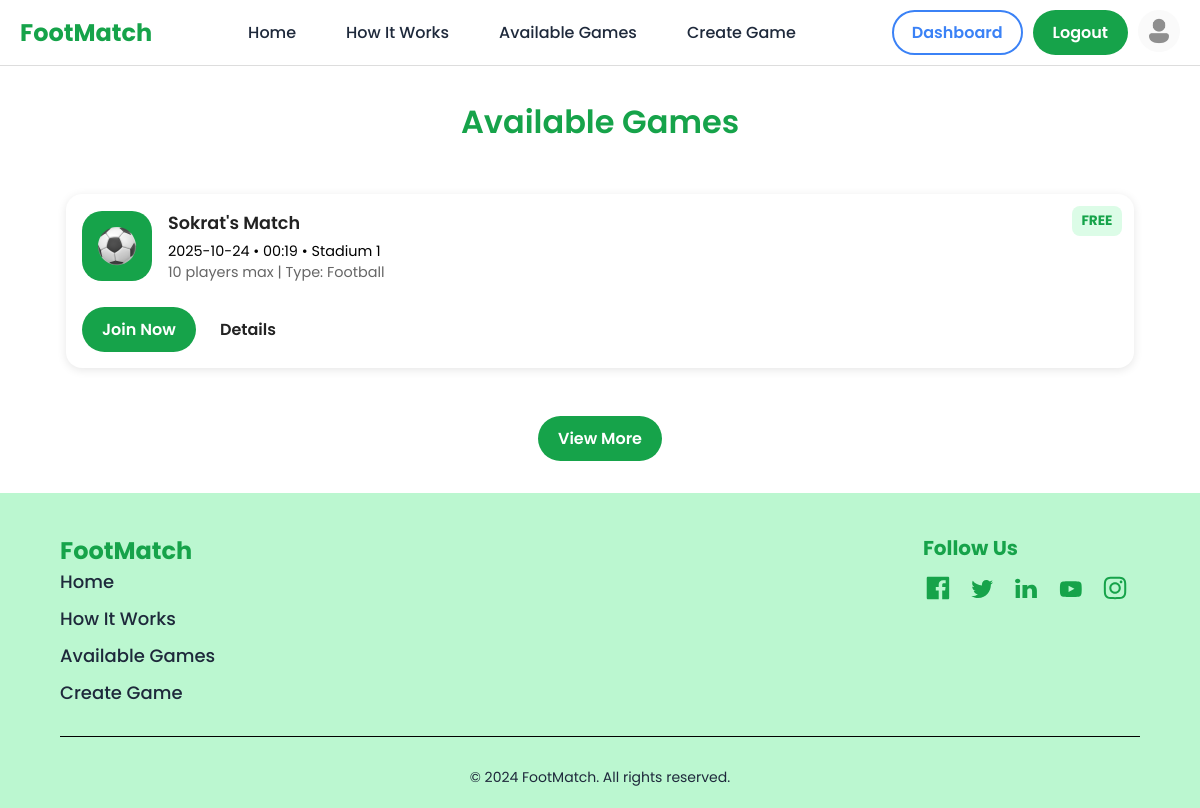
Before: /available-games (signed in) with the older database file.
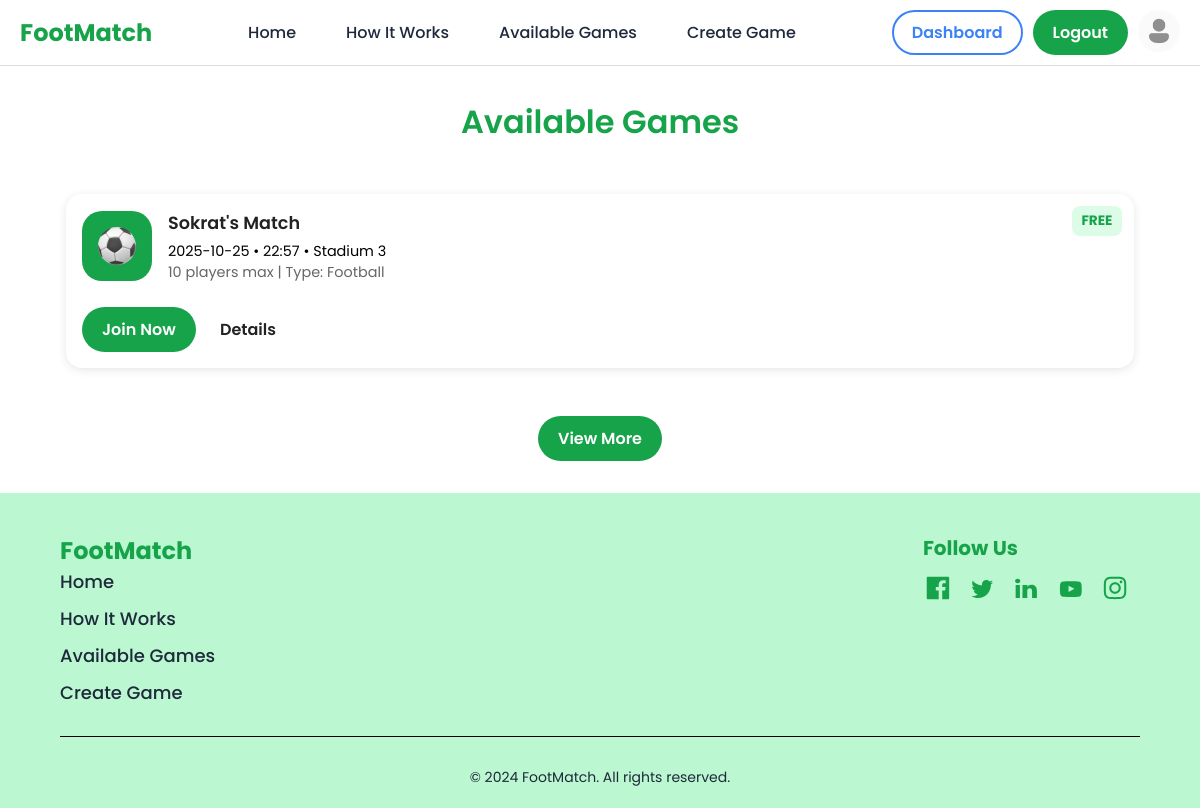
After: the same page with the newer database file.
### app.py (models this page shows)
class Game(db.Model):
    id = db.Column(db.Integer, primary_key=True)
    game_name = db.Column(db.String(100), nullable=False)
    date = db.Column(db.String(20), nullable=False)
    time = db.Column(db.String(20), nullable=False)
    location = db.Column(db.String(100), nullable=False)
    sports_type = db.Column(db.String(50), nullable=False)
    player_capacity = db.Column(db.Integer, nullable=False)
    price = db.Column(db.Float, nullable=False)
    age = db.Column(db.String(15), nullable=False)
    description = db.Column(db.String(300))
    creator_id = db.Column(db.Integer, db.ForeignKey('user.id'))
    creator = db.relationship('User', backref='games')

### app.py (the view)
@app.route("/available-games")
@login_is_required
def available_games():
    games = Game.query.all()
    return render_template("available-games.html", games=games)

### app.py (called while the page is built)
def login_is_required(f):
    @wraps(f)
    def wrapper(*args, **kwargs):
        if "google_id" not in session and "email" not in session:
            return render_template("log-in.html", error="You must be logged in to access this page.")
        return f(*args, **kwargs)
    return wrapper

@app.context_processor
def inject_user_info():
    user_picture = session.get("picture")
    default_picture = url_for('static', filename='assets/profile-picture.png')
    return dict(
        picture=user_picture or default_picture,
        email=session.get("email"),
        name=session.get("name", "User")
    )

### templates/available-games.html (shortened to what this page needs)
<!DOCTYPE html>
<html lang="en">
<head>
    <link rel="stylesheet" href="{{ url_for('static', filename='css_folder/reset.css') }}">
    <link rel="stylesheet" href="{{ url_for('static', filename='css_folder/styles.css') }}">
    <link rel="stylesheet" href="{{ url_for('static', filename='css_folder/available-games.css') }}">
    <link rel="stylesheet" href="{{ url_for('static', filename='css_folder/error-messages.css') }}">
    <link rel="stylesheet" href="{{ url_for('static', filename='css_folder/header.css') }}">
</head>
<body>
    <section id="header">
        <header>
            <div class="header-container">
                <p id="title">FootMatch</p>
                <nav id="header-nav">
                    <a href="{{ url_for('home') }}#header">Home</a>
                    <a href="{{ url_for('home') }}#how-it-works">How It Works</a>
                    <a href="{{ url_for('available_games') }}">Available Games</a>
                    <a href="{{ url_for('create_game') }}">Create Game</a>
                </nav>
                <div id="header-right">
                    <div class="btn-spacer">
                        {% if "email" in session %}
                            <a href="{{ url_for('dashboard') }}" class="btn" id="sign-up-btn">Dashboard</a>
                            <a href="{{ url_for('logout') }}" class="btn" id="join-now-btn">Logout</a>
                            <a href="{{url_for('dashboard')}}">
                                <img src="{{ picture }}" alt="Profile Picture" class="profile-pic">
                            </a>
                        {% else %}
                            <a href="{{ url_for('sign_up') }}" class="btn" id="sign-up-btn">Sign Up</a>
                            <a href="{{ url_for('login') }}" class="btn btn-green" id="join-now-btn">Login</a>
                        {% endif %}
                    </div>
                </div>
            </div>
        </header>
    </section>
    <main>
        <section id="available-games">
            <h1 class="section-title">Available Games</h1>
            <div class="games-container">
                {% if games %}
                    {% for game in games %}
                    <div class="game-card">
                        <div class="game-card-top">
                            <div class="img-background">
                                <img src="{{ url_for('static', filename='assets/football-icon.svg') }}" alt="{{ game.sports_type }} Icon">
                            </div>
                            <div class="game-info">
                                <h2>{{ game.game_name }}</h2>
                                <p>{{ game.date }} • {{ game.time }} • {{ game.location }}</p>
                                <p class="info">
                                    <span>{{ game.player_capacity }} players max</span> | Type: {{ game.sports_type }}
                                </p>
                            </div>
                        </div>
                        <div class="game-card-bottom">
                            <div class="buttons">
                                <button class="btn join-btn">Join Now</button>
                                <button class="btn details-btn">Details</button>
                            </div>
                        </div>
                        <span class="price-tag {% if game.price == 0 %}free{% else %}paid{% endif %}">
                            {% if game.price == 0 %}FREE{% else %}€{{ game.price }}{% endif %}
                        </span>
                    </div>
                    {% endfor %}
                {% else %}
                    <p class="no-games">No games available yet. <a href="{{ url_for('create_game') }}">Create one here</a>.</p>
                {% endif %}
            </div>
            {% if games %}
            <div class="view-more">
                <button class="btn view-more-btn">View More</button>
            </div>
            {% endif %}
        </section>
    </main>
    <footer>
        <div class="container">
            <div id="footer-content">
                <div id="footer-left">
                    <p id="footer-title">FootMatch</p>
                    <ul>
                        <li><a href="{{ url_for('home') }}#header">Home</a></li>
                        <li><a href="{{ url_for('home') }}#how-it-works">How It Works</a></li>
                        <li><a href="#header">Available Games</a></li>
                        <li><a href="{{ url_for('create_game') }}">Create Game</a></li>
                    </ul>
                </div>
                <div id="footer-right">
                    <p id="follow-us">Follow Us</p>
                    <img src="/static/assets/facebook.svg" alt="Facebook" />
                    <img src="/static/assets/twitter.svg" alt="Twitter" />
                    <img src="/static/assets/linkedin.svg" alt="LinkedIn" />
                    <img src="/static/assets/youtube.svg" alt="YouTube" />
                    <img src="/static/assets/instagram.svg" alt="Instagram" />
                </div>
            </div>
            <hr />
            <p id="rights">&copy; 2024 FootMatch. All rights reserved.</p>
        </div>
    </footer>
</body>
</html>

### static/css_folder/styles.css (style rules this page uses)
html { scroll-behavior: smooth; }
body { font-family: "Poppins", sans-serif; margin: 0; padding: 0; color: black; background-color: white; }
p { font-weight: 400; font-size: 20px; color: black; margin: 0; padding: 0; }
a { color: #1e293b; text-decoration: none; transition: color 0.3s; }
.btn { border: 2px solid transparent; border-radius: 25px; padding: 8px 18px; font-weight: 600; cursor: pointer; transition: all 0.3s; }
.section-title { color: #16a34a; font-size: 36px; margin: 50px 0; font-weight: bold; text-align: center; }
.btn-spacer { display: flex; justify-content: center; gap: 10px; }
footer { background-color: #bbf7d0; color: #16a34a; padding: 40px 0 20px; }
#footer-content { display: flex; justify-content: space-between; font-size: 16px; font-weight: 400; color: #1e293b; }
#footer-title { font-size: 24px; font-weight: bold; color: #16a34a; text-align: left; margin-bottom: 0; }
ul { list-style-type: none; padding: 0; margin: 0; margin-bottom: 30px; }
li { margin-bottom: 10px; list-style-type: none; }
li a { font-size: 18px; font-weight: 500; cursor: pointer; }
#follow-us { font-weight: bold; font-size: 20px; color: #16a34a; margin-bottom: 10px; }
#footer-right img { width: 30px; margin-right: 10px; }
hr { border: none; border-top: 1px solid black; margin: 0 0 10px 0; }
#rights { padding-top: 20px; text-align: center; color: #1e293b; font-size: 14px; }

### static/css_folder/available-games.css (style rules this page uses)
body { font-family: "Poppins", sans-serif; background-color: #ffffff; color: #222; margin: 0; padding: 0; }
.section-title { text-align: center; font-size: 2rem; margin: 2rem 0; font-weight: 600; }
.games-container { display: grid; grid-template-columns: repeat(auto-fit, minmax(320px, 1fr)); gap: 1.5rem; max-width: 1100px; margin: 0 auto; padding: 1rem; }
.game-card { display: flex; flex-direction: column; background: #fff; box-shadow: 0 2px 10px rgba(0,0,0,0.1); border-radius: 16px; padding: 1rem; transition: transform 0.2s ease; position: relative; }
.game-card-top { display: flex; align-items: center; margin-bottom: 0.5rem; }
.game-info { display: flex; flex-direction: column; }
.game-info h2 { font-size: 1.1rem; font-weight: 600; margin: 0 0 0.3rem 0; }
.game-info p { font-size: 0.9rem; margin: 0; }
.img-background { background-color: #16a34a; border-radius: 20px; display: flex; justify-content: center; align-items: center; height: 70px; width: 70px; margin-right: 1rem; }
.img-background img { width: 40px; height: 40px; border-radius: 50%; object-fit: cover; }
.game-card-bottom { display: flex; flex-direction: column; margin-top: 0.5rem; }
.info { font-size: 0.85rem; color: #666; margin: 0.2rem 0; }
.buttons { margin-top: 0.5rem; }
.btn { border: 2px solid transparent; border-radius: 25px; padding: 8px 18px; font-weight: 600; cursor: pointer; transition: all 0.3s; }
.join-btn { background-color: #16a34a; color: white; }
img.profile-pic { width: 42px; height: 42px; border-radius: 50%; object-fit: cover; vertical-align: middle; }
.details-btn { background-color: #ffffff; border: 1px solid #E2E2E2; }
.price-tag { position: absolute; top: 12px; right: 12px; font-size: 0.85rem; font-weight: bold; padding: 0.3rem 0.6rem; border-radius: 8px; }
.price-tag.free { background-color: #dcfce7; color: #16a34a; }
.view-more { text-align: center; margin: 2rem 0; }
.view-more-btn { background-color: #16a34a; color: #fff; padding: 0.7rem 1.5rem; border-radius: 8px; border: none; cursor: pointer; }

### static/css_folder/header.css (style rules this page uses)
header { background-color: white; border-bottom: 1px solid #ddd; position: relative; }
.header-container { display: flex; align-items: center; justify-content: space-between; max-width: 1200px; margin: 0 auto; padding: 10px 20px; flex-wrap: wrap; }
.buttons { margin-top: 0.5rem; }
.btn { border: 2px solid transparent; border-radius: 25px; padding: 8px 18px; font-weight: 600; cursor: pointer; transition: all 0.3s; vertical-align: middle; }
.join-btn { background-color: #16a34a; color: white; }
.container { width: 90%; max-width: 1200px; margin: 0 auto; padding: 0 0px; }
#title { font-size: 24px; font-weight: bold; color: #16a34a; }
#header-nav { display: flex; gap:50px; }
#header-nav a { font-size: 16px; font-weight: 500; cursor: pointer; }
img.profile-pic { width: 42px; height: 42px; border-radius: 50%; object-fit: cover; vertical-align: middle; }
#sign-up-btn { color: #3b82f6; background-color: transparent; border: 2px solid #3b82f6; }
#join-now-btn { color: white; background-color: #16a34a; }

Changed rows visible on the page:
changed Game "Sokrat's Match": date "2025-10-24" → "2025-10-25"; time "00:19" → "22:57"; location "Stadium 1" → "Stadium 3"
